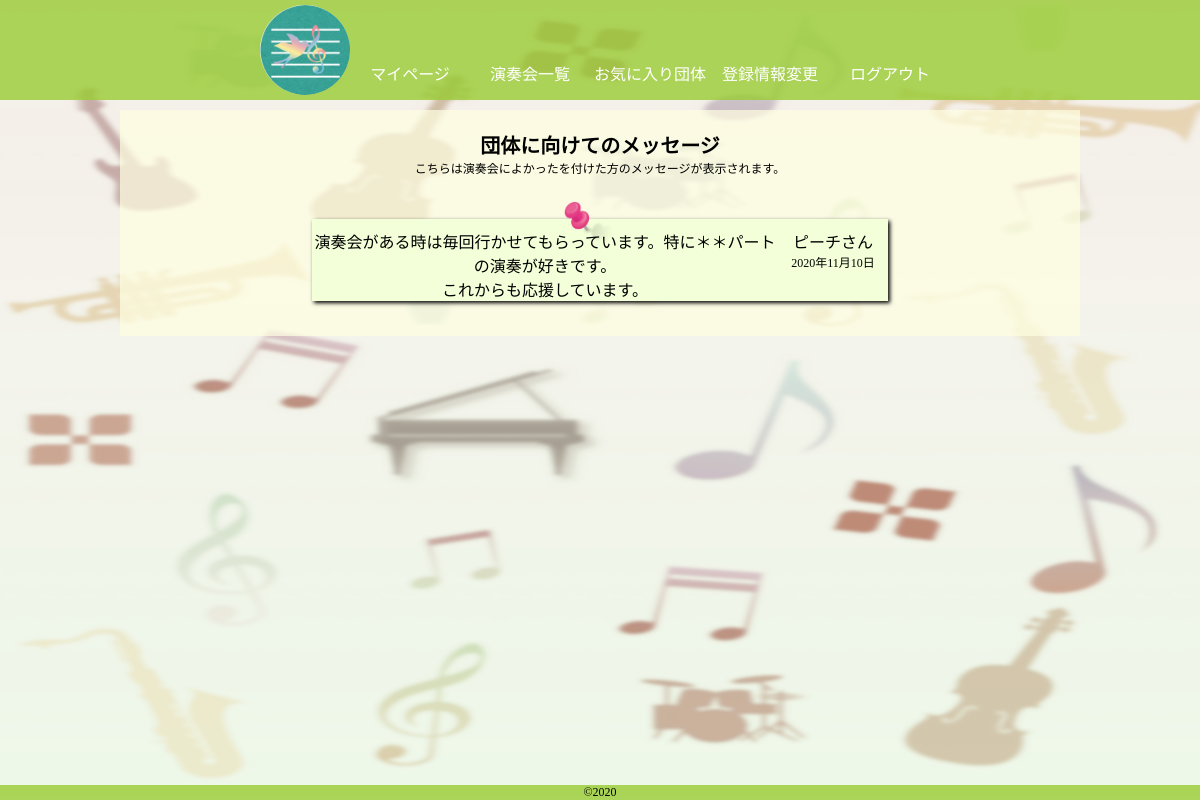
/html/message.php (signed in), run on an earlier commit of the app's database.
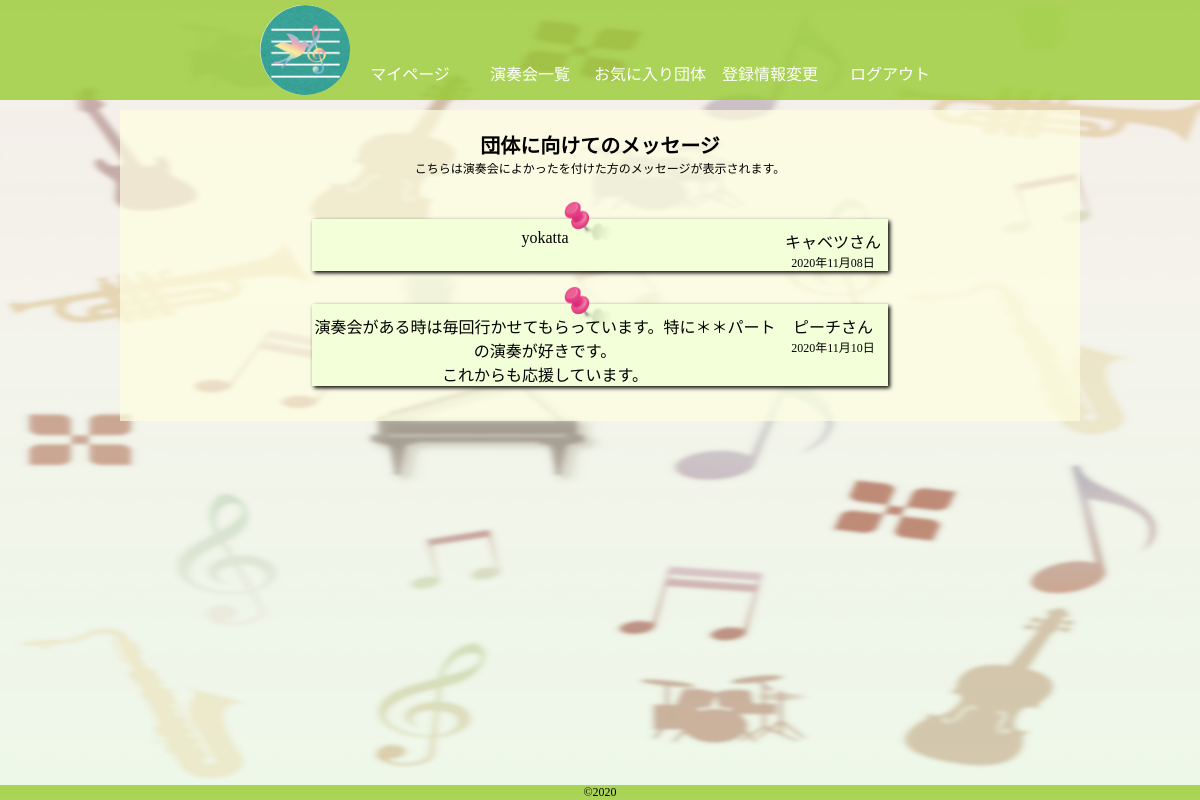
And on a later commit of the database.
### tables this page shows
CREATE TABLE `message` (
  `id` int(11) NOT NULL,
  `user_id` int(11) NOT NULL,
  `name` varchar(30) NOT NULL,
  `promote_id` int(11) NOT NULL,
  `messages` varchar(255) NOT NULL,
  `created_at` timestamp NULL DEFAULT NULL
);

### config/config.php (called while the page is built)
<?php
$host = 'localhost';
$dbname = 'create_php';
$user = 'root';
$pass = 'root';

### model/DB.php (called while the page is built, shortened)
<?php
class DB{
  private $host;
  private $dbname;
  private $user;
  private $pass;
  public function __construct($host,$dbname,$user,$pass){
    $this->host = $host;
    $this->dbname = $dbname;
    $this->user = $user;
    $this->pass = $pass;
  }
  public function connectDb(){
    $this->connect = new PDO('mysql:dbname='.$this->dbname.';host='.$this->host.';charset=utf8',$this->user,$this->pass);
  }
}

### model/Message.php (called while the page is built, shortened)
<?php
require_once "DB.php";
class Message extends DB{
  public function findAll($id){
    $sql = 'SELECT name,messages,DATE_FORMAT(created_at,"%Y年%m月%d日") AS created_at FROM message WHERE promote_id = :id';
    $stmt = $this->connect->prepare($sql);
    $params = array(':id' => $id);
    $stmt->execute($params);
    $result = $stmt->fetchAll();
    return $result;
  }
}

### html/message.php (the view, shortened to what this page needs)
<?php
require_once "../config/config.php";
require_once "../model/Message.php";
try{
  $Message = new Message($host,$dbname,$user,$pass);
  $Message->connectDb();
  if(isset($_GET['promote_id'])){
    $result = $Message->findAll($_GET['promote_id']);
  }
  else{
    $result = $Message->findAll($_SESSION['log']['id']);
  }
}
catch(PDOException $e){
  echo 'エラー'.$e->getMessage();
}
?>
<!DOCTYPE html>
<html lang="ja">
  <head>
    <link rel="stylesheet" type="text/css" href="../css/base.css">
    <link rel="stylesheet" type="text/css" href="../css/message.css">
  </head>
  <body>
    <?php
    if($_SESSION['log']['role'] === '2'){
      require_once "header.php";
    }
    elseif($_SESSION['log']['role'] === '0'){
      require_once "../ordinary/header.php";
    }
    elseif($_SESSION['log']['role'] === '1'){
      require_once "../promote/header.php";
    }
    ?>
    <div class="login">
      <div class="wrap">
        <p class="p_head">団体に向けてのメッセージ</p>
        <p class="size12">こちらは演奏会によかったを付けた方のメッセージが表示されます。</p>
        <p>　</p>
        <?php foreach ($result as $row):?>
          <img class="pin1" src="../image/image10.png" alt="ピン">
          <div id="sukima"></div>
          <div class="list">
            <h3><?= $row['messages']?></h3>
            <div class="flex">
              <p><?= $row['name']?>さん</p>
              <p class="size12"><?= $row['created_at']?></p>
            </div>
          </div>
        <?php endforeach;?>
      </div>
    </div>
    <?php
    require_once "../html/footer.php";
    ?>
  </body>
</html>

What changed in the data, as far as the page shows it:
now on this page (row edited): message: messages "yokatta", name "キャベツ", created_at "2020年11月08日"
